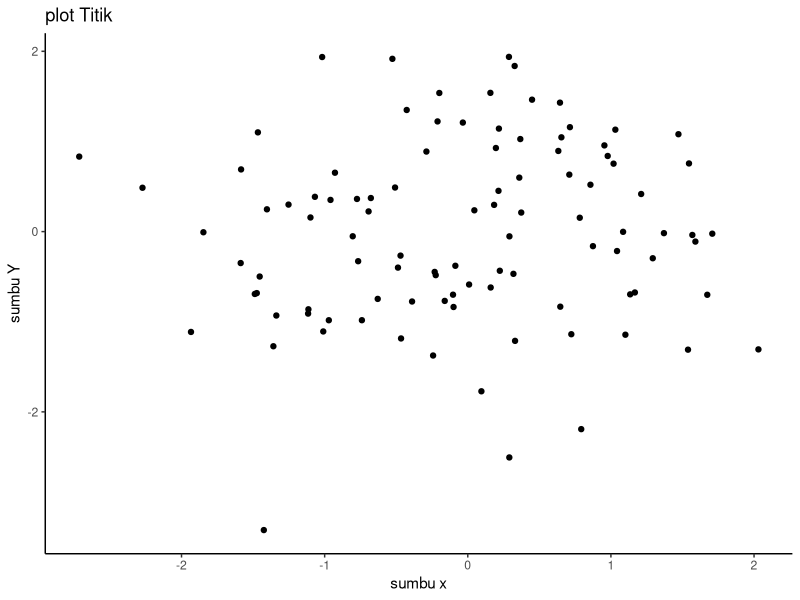
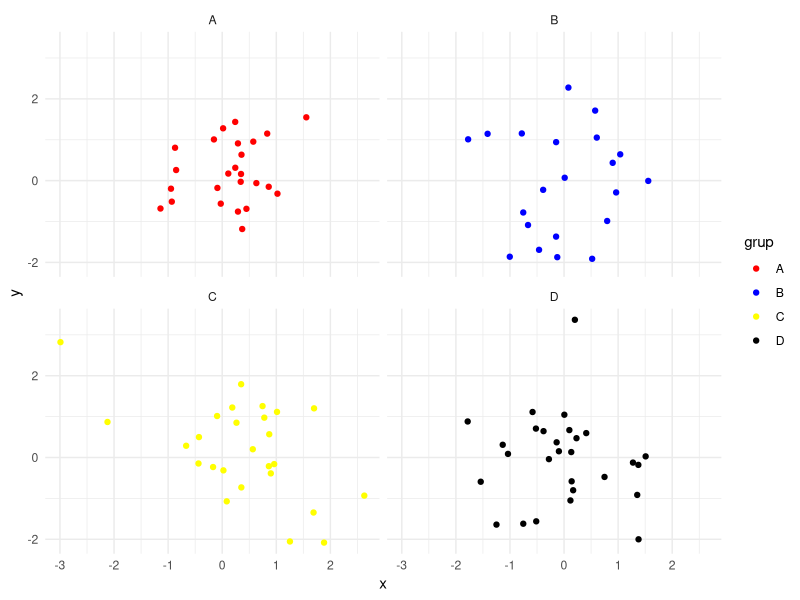
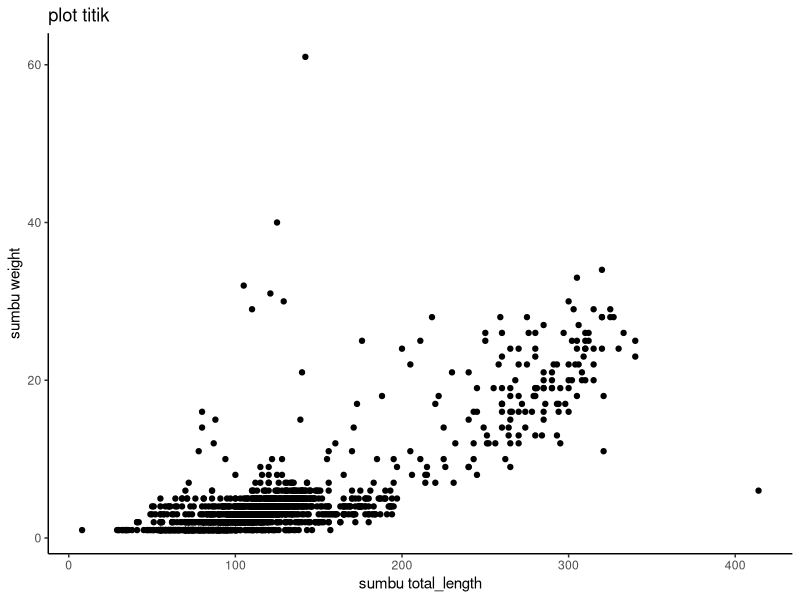

Write R code to recreate these figures, in order.
## ---- chunk 1
library(ggplot2)
#buat data frame contoh 
data <- data.frame (x = rnorm(100), y = rnorm(100))
#buat plot titik
ggplot(data, aes(y = y, x = x))+
  geom_point()+
  labs(title = "plot Titik", x = "sumbu x", y = "sumbu Y")+
  theme_classic()
## ---- chunk 2
library(ggplot2)
#buat data frame contoh 
data <- data.frame (x = rnorm(100), y = rnorm(100), grup = sample(c("A", "B", "C", "D"), 100, replace = TRUE))
#buat plot titik dengan faceting
ggplot(data, aes(x = x, y = y, color =grup))+
  geom_point()+
  facet_wrap(~grup)+
  scale_color_manual(values = c("A" = "red", "B" = "blue", "C" = "yellow", "D" = "black"))+
  theme_minimal() 
## ---- chunk 3
library(readr)
lizard <- read.csv("lizards.csv")
View(lizard)
## ---- chunk 4
ggplot(lizard, aes(x = total_length, y = weight))+
  geom_point()+
  labs(title = "plot titik", x = "sumbu total_length", y = "sumbu weight")+
  theme_classic()
## ---- chunk 5
knitr::opts_chunk$set(echo = TRUE)
